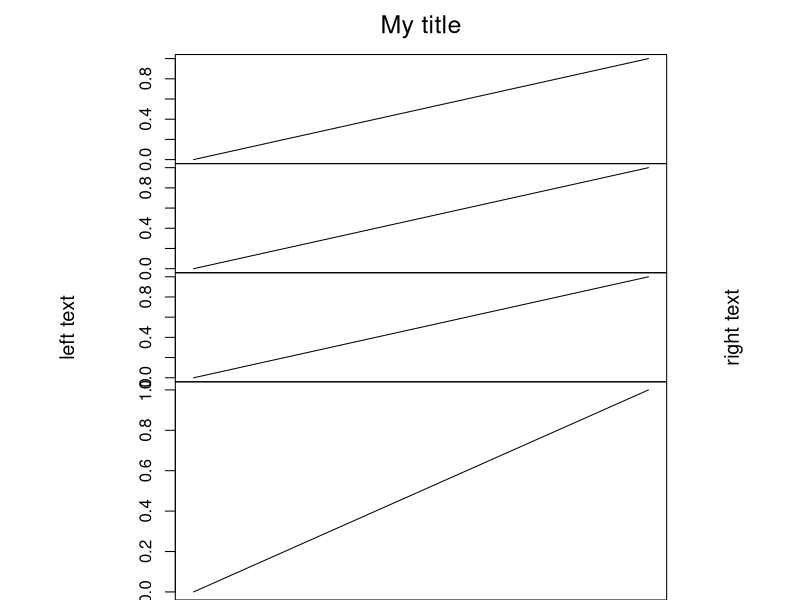

Write R code to recreate this figure.

dirGraf <- "TEST/"

nc <- 4

tit <- "My title"
righttext <- "right text"
lefttext <- "left text"

# To ensure there are no graphics devices on:
graphics.off()

# I want to create 7 plotting windows with the following arrangemente
# I'm supposing the NDC coordinates are such that the lower-left corner
# is at (0,0) and the upper-right corner is at (1,1). 
#
#       +-----------------------------------+ (1,1)
#       |                 5    h=0.5/5.5    |
#       +--+-----------------------------+--+
#       |  |              1    h=1.0/5.5 |  |
#       |  +-----------------------------+  |
#       |  |              2    h=1.0/5.5 |  |
#       |  +-----------------------------+  |
#       |  |              3    h=1.0/5.5 |  |
#       |6 +-----------------------------+ 7|
#       |  |                             |  |
#       |  |              4    h=2.0/5.5 |  |
#       |  |                             |  |
#       +--+-----------------------------+--+
#    (0,0)
#
# I want 4 information (central) windows, from 1 to 4. However these windows
# must vary in their heights, because window 4 is twice the height the others.
# I want an upper window to put a title to the whole plot, and two 
# lateral windows to add some texts.
#
# So I will build a four-column matrix, as instructed by the split.screen 
# documentation. Each column correspond in order to the following 
# characteristics, of each window (represented by each row), namely:
# 1. left, 2. right, 3. bottom, 4. top.
#

# First I will create a vector with the first four heights
Yinc <- c(2, rep(1,3))/5.5 
# To have the NDC device coordinates (?) I will accumulate:
Yinc <- Reduce('+', Yinc, accumulate=T)
# To put this information in the right window order I invert the vector
Yinc <- Yinc[4:1] 
# Then I will build the matrix for the first four windows:
Mm <- cbind(left=1/6, right=5/6, bottom=c(Yinc[2:4],0), top=Yinc)
# Now, let's add upper and lateral windows (screens 5 to 7)
Mm <- rbind(Mm, 
            # +--------+--------+--------+--------+
            # | left   | right  | bottom |   top  |
            # +--------+--------+--------+--------+
            c(   0    ,   1    , Yinc[1],    1   ),
            c(   0    ,  1/6   ,   0    , Yinc[1]),
            c(  5/6   ,   1    ,   0    , Yinc[1])
)

# margins for most of the cases
gpar <- list(mar=c(0,2.1,0,0))

# the device name (a pdf file)
gname <- paste0(dirGraf, "Test.pdf") 

# Test table to plot, just a line from (0,0) to (1,1)
tt <- data.frame(x=c(0,1), y=c(0,1))
# Let's open the device:
pdf(gname, width=7, height=9.11) 
# Let's split the device space (I think this is the default, isn't it?)
#YANO>> split.screen(Mm)


# Let's put a title in the upper window
#YANO>> screen(5)
# WINDOW 5
opar <- par(fig=Mm[5,], new=T)
par(gpar)
plot(c(0,1), c(0,1), ylab="", axes=F, type="n")
text(0.5, 0.5, tit, cex=1.5)

# For each "data" window
for (ii in 1:nc) { 
    #YANO>> screen(ii) # select screen 1 to 4
    par(fig=Mm[ii,], new=T)
    par(gpar)
 
    plot(tt, ylab=letters[ii], xlab="", type="l", xaxt="n")   
}
# A text in the left window
#YANO>> screen(6)
par(fig=Mm[6,], new=T)
par(mar=c(0.1,0.1,0.1,0.1))
plot(c(0,1), c(0,1), axes=F, type="n")
text(0.5, 0.5, lefttext, srt=90, cex=1.2)
# A text in the right window
#YANO>> screen(7)
par(fig=Mm[7,], new=T)
par(mar=c(0.1,0.1,0.1,0.1))
plot(c(0,1), c(0,1), axes=F, type="n")
text(0.5, 0.5, righttext, srt=90, cex=1.2)
# Restore to original
par(opar)
# close graphics
graphics.off()
